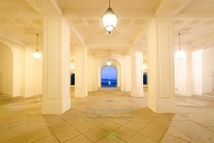
%> input picture ppw - 01.jpg, 214 x 143 px, shrunk from 1200 x 800 before the run
$ octave HDR_ghost.m   (GNU Octave 9; MATLAB toolbox functions it lacks are replaced by stand-ins)
%> lines starting %> are read from the running program, lines starting %| are printed output that depends on the picture
### gsolve.m
%
% gsolve.m ? Solve for imaging system response function
%
% Given a set of pixel values observed for several pixels in several
% images with different exposure times, this function returns the
% imaging system뭩 response function g as well as the log film irradiance
% values for the observed pixels.
%
% Assumes:
%
% Zmin = 0
% Zmax = 255
%
% Arguments:
%
% Z(i,j) is the pixel values of pixel location number i in image j
% B(j) is the log delta t, or log shutter speed, for image j
% l is lamdba, the constant that determines the amount of smoothness
% w(z) is the weighting function value for pixel value z
%
% Returns:
%
% g(z) is the log exposure corresponding to pixel value z
% lE(i) is the log film irradiance at pixel location i
%
function [g] = gsolve(Z,B,l,w)
n = 256;
A = zeros(size(Z,1)*size(Z,2)+n+1,n+size(Z,1));
b = zeros(size(A,1),1);
%% Include the data?fitting equations
k = 1;
for i=1:size(Z,1)
    for j=1:size(Z,2)
        wij = w(Z(i,j)+1);
        A(k,Z(i,j)+1) = wij; A(k,n+i) = -wij;
        b(k,1) = wij*B(j);
        k=k+1;
    end
end
%% Fix the curve by setting its middle value to 0
A(k,129) = 1;
k=k+1;
%% Include the smoothness equations
for i=1:n-2
A(k,i)=l*w(i+1);
A(k,i+1)= -2*l*w(i+1);
A(k,i+2)=l*w(i+1);
k=k+1;
end
%% Solve the system using SVD
x = A\b;
g = x(1:n);
%lE = x(n+1:size(x,1));

### HDR_ghost.m
clear all
img1 = imread('ppw - 01.jpg');
%> img1 is the input picture: size 143x214x3 uint8; mean R, G, B 218.2, 183, 126.7
img2 = imread('ppw - 02.jpg');
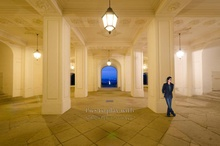
%> input picture ppw - 02.jpg, 220 x 146 px, shrunk from 1232 x 816 before the run
%> img2 is the input picture: size 146x220x3 uint8; mean R, G, B 173.3, 138.2, 79.4
img3 = imread('ppw - 03.jpg');
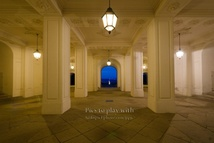
%> input picture ppw - 03.jpg, 214 x 143 px, shrunk from 1200 x 800 before the run
%> img3 is the input picture: size 143x214x3 uint8; mean R, G, B 124.5, 95.7, 44.9
img4 = imread('ppw - 04.jpg');
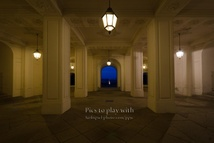
%> input picture ppw - 04.jpg, 214 x 143 px, shrunk from 1200 x 800 before the run
%> img4 is the input picture: size 143x214x3 uint8; mean R, G, B 74.8, 55.6, 24.5
img5 = imread('ppw - 05.jpg');
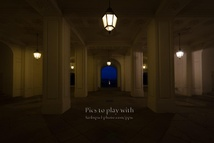
%> input picture ppw - 05.jpg, 214 x 143 px, shrunk from 1200 x 800 before the run
%> img5 is the input picture: size 143x214x3 uint8; mean R, G, B 41.2, 29.4, 13.7
img6 = imread('ppw - 06.jpg');
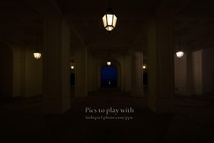
%> input picture ppw - 06.jpg, 214 x 143 px, shrunk from 1200 x 800 before the run
%> img6 is the input picture: size 143x214x3 uint8; mean R, G, B 22.3, 15, 7.5
[x, y, c] = size(img1);
%> x = 143; y = 214; c = 3
archive = {img1,img2,img3,img4,img5,img6};
%> archive = 6 items
B = [log(30); log(15);log(8);log(4);log(2);log(1)];

%% generating weighting function
zmin = 0;
zmax = 255;
w = zeros(256,1);
for i = 0:255
    if i <= 1/2*(zmin+zmax)
       w(i+1) = i - zmin;
    elseif i > 1/2*(zmin+zmax)
       w(i+1) = zmax - i;
    end
end

%% generating response funtion
inew=zeros(256,6);
for z =1:c
    for p =1:6
        arc_temp = archive{p}(:,:,z);
        inew(:,p) = arc_temp(1:256);
    end
     g = gsolve(inew,B,5,w);
     G(:,z) = g;
end
%> after the loop, G = 256 rows, first 12: [-3.06 -3.82 -4.05; -3.02 -3.71 -3.82; -2.99 -3.61 -3.58; -2.95 -3.5 -3.32; -2.91 -3.39 -3.12; -2.88 -3.25 -2.82; -2.84 -3.07 -2.5; -2.81 -2.88 -2.31; -2.77 -2.76 -2.13; -2.72 -2.71 -1.97; -2.64 -2.66 -1.92; -2.52 -2.59 -1.87]; inew = 256 rows, first 8: [80 32 8 5 3 4; 82 33 9 6 3 4; 83 36 8 5 3 4; 85 37 9 6 4 4; 87 38 11 7 4 2; 86 37 10 7 4 2; 84 32 8 6 4 1; 83 32 8 5 4 1]

%% getting HDR image
N = zeros(x,y,c);
D = zeros(x,y,c);
I = zeros(x,y,c);
for z = 1:c
    for i = 1:x
        for j = 1:y
            for p =1:6
                N(i,j,z) = w(archive{p}(i,j,z)+1)*(G(archive{p}(i,j,z)+1,z) - B(p))+ N(i,j,z);
                D(i,j,z)=  w(archive{p}(i,j,z)+1) +  D(i,j,z);
            end
            I(i,j,z) = exp(N(i,j,z)/D(i,j,z));
        end
    end
end
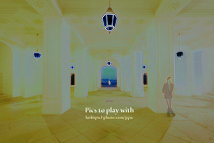
%> D: size 143x214x3 double; mean R, G, B 337.5, 350.8, 244.7; drawn with min black and max white
%> I: size 143x214x3 double; 0% of the values are NaN or infinite; the others: min 0.000926, max 2.89, mean 0.0997
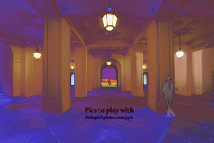
%> N: size 143x214x3 double; mean R, G, B -678.7, -886.5, -749.7; drawn with min black and max white
%> (the run ends here)
